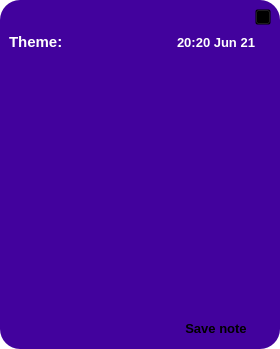
<?xml version="1.0" encoding="UTF-8"?>
<ui version="4.0">
 <class>MainWindow</class>
 <widget class="QMainWindow" name="MainWindow">
  <property name="geometry">
   <rect>
    <x>0</x>
    <y>0</y>
    <width>280</width>
    <height>349</height>
   </rect>
  </property>
  <property name="windowTitle">
   <string>MainWindow</string>
  </property>
  <property name="styleSheet">
   <string notr="true">background-color: transparent;</string>
  </property>
  <widget class="QWidget" name="centralwidget">
   <property name="styleSheet">
    <string notr="true"/>
   </property>
   <layout class="QGridLayout" name="gridLayout">
    <property name="leftMargin">
     <number>0</number>
    </property>
    <property name="topMargin">
     <number>0</number>
    </property>
    <property name="rightMargin">
     <number>0</number>
    </property>
    <property name="bottomMargin">
     <number>0</number>
    </property>
    <property name="spacing">
     <number>0</number>
    </property>
    <item row="0" column="0">
     <widget class="QWidget" name="widget" native="true">
      <property name="styleSheet">
       <string notr="true">QWidget#widget {
    border-radius: 20px;
    background-color: rgba(66, 2, 157);
}

#button_Save {
	background-color: rgba(255, 255, 255,.7);
	border-radius: 10px;
}

#lineTheme {
	background-color: rgba(255, 255, 255, .7);
	border-radius: 5px;
	color: rgb(105, 0, 255);
}

#time_label, #theme_label {

	
	color: rgba(255, 255, 255);
}

#note_edit {

	color: rgb(66, 2, 157);
	border-radius: 10px;
	background-color: rgba(255, 255, 255, .7);
}

</string>
      </property>
      <layout class="QGridLayout" name="gridLayout_2">
       <property name="leftMargin">
        <number>9</number>
       </property>
       <property name="topMargin">
        <number>9</number>
       </property>
       <property name="rightMargin">
        <number>9</number>
       </property>
       <property name="bottomMargin">
        <number>6</number>
       </property>
       <property name="horizontalSpacing">
        <number>4</number>
       </property>
       <property name="verticalSpacing">
        <number>7</number>
       </property>
       <item row="1" column="0">
        <widget class="QLabel" name="theme_label">
         <property name="minimumSize">
          <size>
           <width>55</width>
           <height>20</height>
          </size>
         </property>
         <property name="maximumSize">
          <size>
           <width>55</width>
           <height>20</height>
          </size>
         </property>
         <property name="font">
          <font>
           <family>Arial</family>
           <pointsize>11</pointsize>
           <weight>75</weight>
           <bold>true</bold>
          </font>
         </property>
         <property name="styleSheet">
          <string notr="true"/>
         </property>
         <property name="text">
          <string>Theme:</string>
         </property>
        </widget>
       </item>
       <item row="3" column="0" colspan="3">
        <spacer name="horizontalSpacer">
         <property name="orientation">
          <enum>Qt::Horizontal</enum>
         </property>
         <property name="sizeType">
          <enum>QSizePolicy::Fixed</enum>
         </property>
         <property name="sizeHint" stdset="0">
          <size>
           <width>145</width>
           <height>20</height>
          </size>
         </property>
        </spacer>
       </item>
       <item row="3" column="3" colspan="2">
        <widget class="QPushButton" name="button_Save">
         <property name="minimumSize">
          <size>
           <width>110</width>
           <height>30</height>
          </size>
         </property>
         <property name="maximumSize">
          <size>
           <width>110</width>
           <height>30</height>
          </size>
         </property>
         <property name="font">
          <font>
           <family>Arial</family>
           <pointsize>10</pointsize>
           <weight>75</weight>
           <bold>true</bold>
          </font>
         </property>
         <property name="text">
          <string>Save note</string>
         </property>
         <property name="icon">
          <iconset resource="../resources.qrc">
           <normaloff>:/icon/static/icon/save.svg</normaloff>:/icon/static/icon/save.svg</iconset>
         </property>
         <property name="iconSize">
          <size>
           <width>20</width>
           <height>20</height>
          </size>
         </property>
        </widget>
       </item>
       <item row="0" column="4" alignment="Qt::AlignRight">
        <widget class="QPushButton" name="pushButton">
         <property name="minimumSize">
          <size>
           <width>16</width>
           <height>16</height>
          </size>
         </property>
         <property name="maximumSize">
          <size>
           <width>16</width>
           <height>16</height>
          </size>
         </property>
         <property name="sizeIncrement">
          <size>
           <width>16</width>
           <height>16</height>
          </size>
         </property>
         <property name="text">
          <string/>
         </property>
         <property name="icon">
          <iconset resource="../resources.qrc">
           <normaloff>:/icon/static/icon/x-circle 1.svg</normaloff>:/icon/static/icon/x-circle 1.svg</iconset>
         </property>
        </widget>
       </item>
       <item row="2" column="0" colspan="5">
        <widget class="QTextEdit" name="note_edit">
         <property name="font">
          <font>
           <family>Arial</family>
           <pointsize>10</pointsize>
           <weight>75</weight>
           <bold>true</bold>
          </font>
         </property>
         <property name="styleSheet">
          <string notr="true"/>
         </property>
        </widget>
       </item>
       <item row="0" column="2" alignment="Qt::AlignRight|Qt::AlignTop">
        <widget class="QLabel" name="label">
         <property name="maximumSize">
          <size>
           <width>30</width>
           <height>30</height>
          </size>
         </property>
         <property name="text">
          <string/>
         </property>
         <property name="pixmap">
          <pixmap resource="../resources.qrc">:/image/static/images/logo_main.png</pixmap>
         </property>
         <property name="scaledContents">
          <bool>true</bool>
         </property>
        </widget>
       </item>
       <item row="1" column="3" colspan="2">
        <widget class="QLabel" name="time_label">
         <property name="minimumSize">
          <size>
           <width>0</width>
           <height>20</height>
          </size>
         </property>
         <property name="maximumSize">
          <size>
           <width>16777215</width>
           <height>20</height>
          </size>
         </property>
         <property name="font">
          <font>
           <family>Arial</family>
           <pointsize>10</pointsize>
           <weight>75</weight>
           <bold>true</bold>
          </font>
         </property>
         <property name="styleSheet">
          <string notr="true"/>
         </property>
         <property name="text">
          <string>20:20 Jun 21</string>
         </property>
         <property name="alignment">
          <set>Qt::AlignCenter</set>
         </property>
        </widget>
       </item>
       <item row="1" column="2">
        <widget class="QLineEdit" name="lineTheme">
         <property name="minimumSize">
          <size>
           <width>80</width>
           <height>0</height>
          </size>
         </property>
         <property name="maximumSize">
          <size>
           <width>80</width>
           <height>16777215</height>
          </size>
         </property>
         <property name="font">
          <font>
           <family>Arial</family>
           <pointsize>10</pointsize>
           <weight>75</weight>
           <bold>true</bold>
          </font>
         </property>
         <property name="styleSheet">
          <string notr="true"/>
         </property>
        </widget>
       </item>
      </layout>
     </widget>
    </item>
   </layout>
  </widget>
 </widget>
 <resources>
  <include location="../resources.qrc"/>
 </resources>
 <connections/>
</ui>
